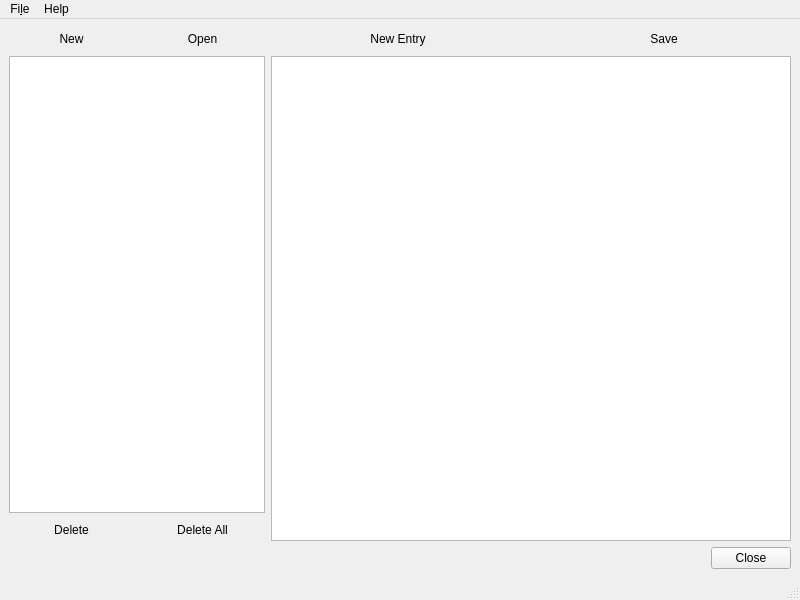
<?xml version="1.0" encoding="UTF-8"?>
<ui version="4.0">
 <class>MainWindow</class>
 <widget class="QMainWindow" name="MainWindow">
  <property name="geometry">
   <rect>
    <x>0</x>
    <y>0</y>
    <width>800</width>
    <height>600</height>
   </rect>
  </property>
  <property name="minimumSize">
   <size>
    <width>800</width>
    <height>600</height>
   </size>
  </property>
  <property name="windowTitle">
   <string>D3TA</string>
  </property>
  <property name="windowIcon">
   <iconset>
    <normaloff>../../img/icon.svg</normaloff>../../img/icon.svg</iconset>
  </property>
  <property name="tabShape">
   <enum>QTabWidget::Rounded</enum>
  </property>
  <widget class="QWidget" name="centralwidget">
   <layout class="QVBoxLayout" name="verticalLayout">
    <item>
     <layout class="QGridLayout" name="gridLayout">
      <item row="3" column="0">
       <widget class="QPushButton" name="deleteButton">
        <property name="text">
         <string>Delete</string>
        </property>
        <property name="flat">
         <bool>true</bool>
        </property>
       </widget>
      </item>
      <item row="3" column="1">
       <widget class="QPushButton" name="deleteAllButton">
        <property name="text">
         <string>Delete All</string>
        </property>
        <property name="flat">
         <bool>true</bool>
        </property>
       </widget>
      </item>
      <item row="3" column="2">
       <spacer name="horizontalSpacer">
        <property name="orientation">
         <enum>Qt::Horizontal</enum>
        </property>
        <property name="sizeHint" stdset="0">
         <size>
          <width>40</width>
          <height>20</height>
         </size>
        </property>
       </spacer>
      </item>
      <item row="2" column="2" rowspan="2" colspan="3">
       <widget class="QTextEdit" name="textEdit">
        <property name="sizePolicy">
         <sizepolicy hsizetype="Expanding" vsizetype="Expanding">
          <horstretch>0</horstretch>
          <verstretch>0</verstretch>
         </sizepolicy>
        </property>
       </widget>
      </item>
      <item row="1" column="4">
       <widget class="QPushButton" name="saveButton">
        <property name="sizePolicy">
         <sizepolicy hsizetype="Expanding" vsizetype="Minimum">
          <horstretch>0</horstretch>
          <verstretch>0</verstretch>
         </sizepolicy>
        </property>
        <property name="text">
         <string>Save</string>
        </property>
        <property name="flat">
         <bool>true</bool>
        </property>
       </widget>
      </item>
      <item row="1" column="2">
       <widget class="QPushButton" name="newEntryButton">
        <property name="sizePolicy">
         <sizepolicy hsizetype="Expanding" vsizetype="Fixed">
          <horstretch>0</horstretch>
          <verstretch>0</verstretch>
         </sizepolicy>
        </property>
        <property name="text">
         <string>New Entry</string>
        </property>
        <property name="flat">
         <bool>true</bool>
        </property>
       </widget>
      </item>
      <item row="2" column="0" colspan="2">
       <widget class="QListView" name="listView">
        <property name="sizePolicy">
         <sizepolicy hsizetype="Minimum" vsizetype="Expanding">
          <horstretch>0</horstretch>
          <verstretch>0</verstretch>
         </sizepolicy>
        </property>
       </widget>
      </item>
      <item row="1" column="0">
       <widget class="QPushButton" name="newButton">
        <property name="text">
         <string>New</string>
        </property>
        <property name="flat">
         <bool>true</bool>
        </property>
       </widget>
      </item>
      <item row="1" column="1">
       <widget class="QPushButton" name="openButton">
        <property name="text">
         <string>Open</string>
        </property>
        <property name="flat">
         <bool>true</bool>
        </property>
       </widget>
      </item>
     </layout>
    </item>
    <item>
     <widget class="QDialogButtonBox" name="exitButton">
      <property name="standardButtons">
       <set>QDialogButtonBox::Close</set>
      </property>
     </widget>
    </item>
   </layout>
  </widget>
  <widget class="QMenuBar" name="menubar">
   <property name="geometry">
    <rect>
     <x>0</x>
     <y>0</y>
     <width>800</width>
     <height>22</height>
    </rect>
   </property>
   <widget class="QMenu" name="menuFile">
    <property name="title">
     <string>Fi&amp;le</string>
    </property>
    <addaction name="newAction"/>
    <addaction name="openAction"/>
    <addaction name="separator"/>
    <addaction name="changePassAction"/>
    <addaction name="separator"/>
    <addaction name="exitAction"/>
   </widget>
   <widget class="QMenu" name="menuHelp">
    <property name="title">
     <string>Help</string>
    </property>
    <addaction name="licenseAction"/>
    <addaction name="aboutD3TAAction"/>
    <addaction name="aboutPySide2Action"/>
   </widget>
   <addaction name="menuFile"/>
   <addaction name="menuHelp"/>
  </widget>
  <widget class="QStatusBar" name="statusbar"/>
  <action name="newAction">
   <property name="text">
    <string>&amp;New Diary</string>
   </property>
  </action>
  <action name="openAction">
   <property name="text">
    <string>&amp;Open Diary</string>
   </property>
  </action>
  <action name="exitAction">
   <property name="text">
    <string>&amp;Exit</string>
   </property>
  </action>
  <action name="aboutD3TAAction">
   <property name="text">
    <string>&amp;About D3TA</string>
   </property>
  </action>
  <action name="aboutPySide2Action">
   <property name="text">
    <string>About &amp;PySide2</string>
   </property>
  </action>
  <action name="actionD3TA_License">
   <property name="text">
    <string>D3TA License</string>
   </property>
  </action>
  <action name="actionPySide2_License">
   <property name="text">
    <string>PySide2 License</string>
   </property>
  </action>
  <action name="licenseAction">
   <property name="text">
    <string>&amp;License</string>
   </property>
  </action>
  <action name="changePassAction">
   <property name="text">
    <string>&amp;Change Password</string>
   </property>
  </action>
 </widget>
 <resources/>
 <connections/>
</ui>
